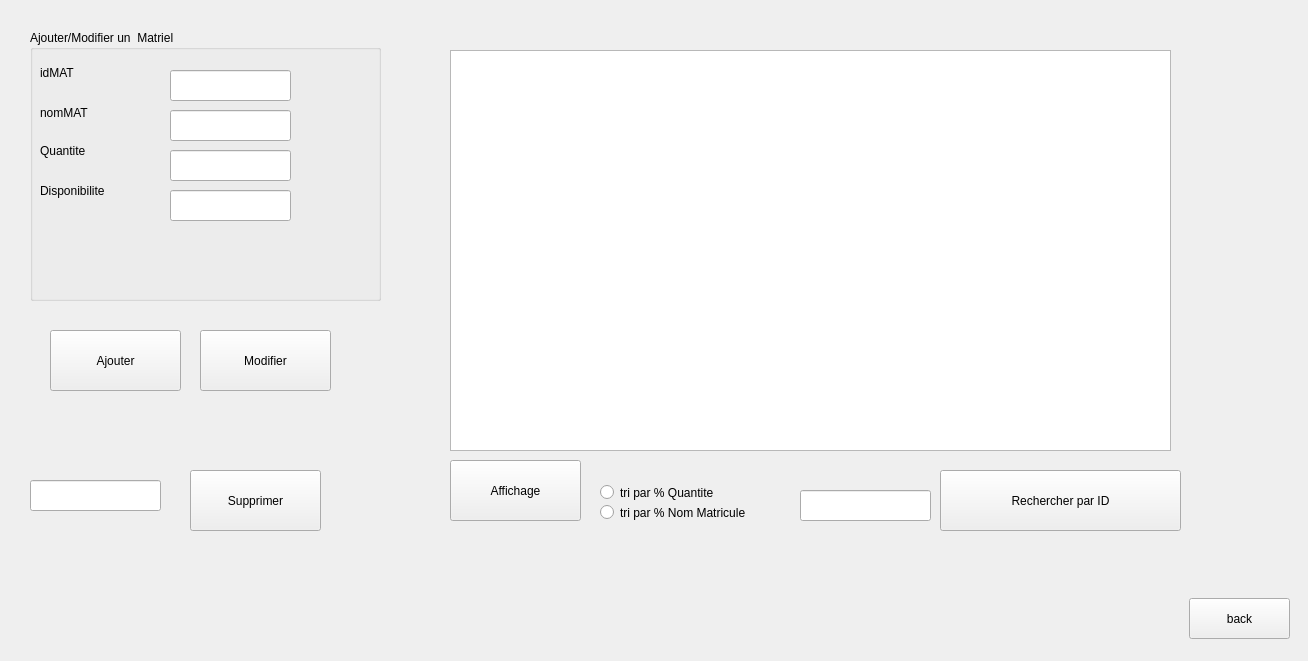
<?xml version="1.0" encoding="UTF-8"?>
<ui version="4.0">
 <class>Matriel</class>
 <widget class="QWidget" name="Matriel">
  <property name="geometry">
   <rect>
    <x>0</x>
    <y>0</y>
    <width>1308</width>
    <height>661</height>
   </rect>
  </property>
  <property name="windowTitle">
   <string>Form</string>
  </property>
  <widget class="QPushButton" name="backButton">
   <property name="geometry">
    <rect>
     <x>1189</x>
     <y>598</y>
     <width>101</width>
     <height>41</height>
    </rect>
   </property>
   <property name="text">
    <string>back</string>
   </property>
  </widget>
  <widget class="QGroupBox" name="groupBox">
   <property name="geometry">
    <rect>
     <x>30</x>
     <y>30</y>
     <width>351</width>
     <height>271</height>
    </rect>
   </property>
   <property name="title">
    <string>Ajouter/Modifier un  Matriel</string>
   </property>
   <widget class="QLabel" name="label">
    <property name="geometry">
     <rect>
      <x>10</x>
      <y>33</y>
      <width>61</width>
      <height>20</height>
     </rect>
    </property>
    <property name="text">
     <string>idMAT</string>
    </property>
   </widget>
   <widget class="QLabel" name="label_2">
    <property name="geometry">
     <rect>
      <x>10</x>
      <y>73</y>
      <width>61</width>
      <height>20</height>
     </rect>
    </property>
    <property name="text">
     <string>nomMAT</string>
    </property>
   </widget>
   <widget class="QLabel" name="label_3">
    <property name="geometry">
     <rect>
      <x>10</x>
      <y>110</y>
      <width>61</width>
      <height>21</height>
     </rect>
    </property>
    <property name="text">
     <string>Quantite</string>
    </property>
   </widget>
   <widget class="QLineEdit" name="idMat">
    <property name="geometry">
     <rect>
      <x>140</x>
      <y>40</y>
      <width>121</width>
      <height>31</height>
     </rect>
    </property>
   </widget>
   <widget class="QLineEdit" name="nomMat">
    <property name="geometry">
     <rect>
      <x>140</x>
      <y>80</y>
      <width>121</width>
      <height>31</height>
     </rect>
    </property>
   </widget>
   <widget class="QLineEdit" name="Quantite">
    <property name="geometry">
     <rect>
      <x>140</x>
      <y>120</y>
      <width>121</width>
      <height>31</height>
     </rect>
    </property>
   </widget>
   <widget class="QLabel" name="label_4">
    <property name="geometry">
     <rect>
      <x>10</x>
      <y>151</y>
      <width>91</width>
      <height>20</height>
     </rect>
    </property>
    <property name="text">
     <string>Disponibilite</string>
    </property>
   </widget>
   <widget class="QLineEdit" name="Dispo">
    <property name="geometry">
     <rect>
      <x>140</x>
      <y>160</y>
      <width>121</width>
      <height>31</height>
     </rect>
    </property>
   </widget>
  </widget>
  <widget class="QLineEdit" name="idMAT_Delete">
   <property name="geometry">
    <rect>
     <x>30</x>
     <y>480</y>
     <width>131</width>
     <height>31</height>
    </rect>
   </property>
  </widget>
  <widget class="QPushButton" name="rechID">
   <property name="geometry">
    <rect>
     <x>940</x>
     <y>470</y>
     <width>241</width>
     <height>61</height>
    </rect>
   </property>
   <property name="text">
    <string>Rechercher par ID</string>
   </property>
  </widget>
  <widget class="QPushButton" name="ajoutMat">
   <property name="geometry">
    <rect>
     <x>50</x>
     <y>330</y>
     <width>131</width>
     <height>61</height>
    </rect>
   </property>
   <property name="text">
    <string>Ajouter</string>
   </property>
  </widget>
  <widget class="QLineEdit" name="recherch_id">
   <property name="geometry">
    <rect>
     <x>800</x>
     <y>490</y>
     <width>131</width>
     <height>31</height>
    </rect>
   </property>
  </widget>
  <widget class="QPushButton" name="afficherMar">
   <property name="geometry">
    <rect>
     <x>450</x>
     <y>460</y>
     <width>131</width>
     <height>61</height>
    </rect>
   </property>
   <property name="text">
    <string>Affichage</string>
   </property>
  </widget>
  <widget class="QRadioButton" name="Rtri">
   <property name="geometry">
    <rect>
     <x>600</x>
     <y>480</y>
     <width>141</width>
     <height>25</height>
    </rect>
   </property>
   <property name="text">
    <string>tri par % Quantite</string>
   </property>
  </widget>
  <widget class="QTableView" name="tabMAT">
   <property name="geometry">
    <rect>
     <x>450</x>
     <y>50</y>
     <width>721</width>
     <height>401</height>
    </rect>
   </property>
  </widget>
  <widget class="QPushButton" name="supprimerMat">
   <property name="geometry">
    <rect>
     <x>190</x>
     <y>470</y>
     <width>131</width>
     <height>61</height>
    </rect>
   </property>
   <property name="text">
    <string>Supprimer</string>
   </property>
  </widget>
  <widget class="QRadioButton" name="Rtri_2">
   <property name="geometry">
    <rect>
     <x>600</x>
     <y>500</y>
     <width>191</width>
     <height>25</height>
    </rect>
   </property>
   <property name="text">
    <string>tri par % Nom Matricule </string>
   </property>
  </widget>
  <widget class="QPushButton" name="modifierMat">
   <property name="geometry">
    <rect>
     <x>200</x>
     <y>330</y>
     <width>131</width>
     <height>61</height>
    </rect>
   </property>
   <property name="text">
    <string>Modifier</string>
   </property>
  </widget>
 </widget>
 <resources/>
 <connections/>
</ui>
